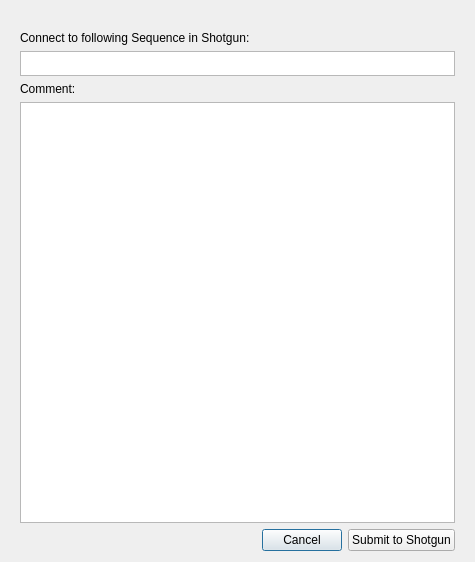
<?xml version="1.0" encoding="UTF-8"?>
<ui version="4.0">
 <class>SubmitDialog</class>
 <widget class="QDialog" name="SubmitDialog">
  <property name="geometry">
   <rect>
    <x>0</x>
    <y>0</y>
    <width>475</width>
    <height>562</height>
   </rect>
  </property>
  <property name="windowTitle">
   <string>Submit to Shotgun</string>
  </property>
  <layout class="QVBoxLayout" name="verticalLayout">
   <property name="leftMargin">
    <number>20</number>
   </property>
   <property name="rightMargin">
    <number>20</number>
   </property>
   <item>
    <widget class="QLabel" name="label">
     <property name="text">
      <string/>
     </property>
     <property name="pixmap">
      <pixmap resource="resources.qrc">:/tk-flame-review/ui_splash.png</pixmap>
     </property>
    </widget>
   </item>
   <item>
    <widget class="QLabel" name="label_2">
     <property name="text">
      <string>Connect to following Sequence in Shotgun:</string>
     </property>
    </widget>
   </item>
   <item>
    <widget class="QPlainTextEdit" name="shotgun_sequencename">
     <property name="minimumSize">
      <size>
       <width>0</width>
       <height>25</height>
      </size>
     </property>
     <property name="maximumSize">
      <size>
       <width>16777215</width>
       <height>25</height>
      </size>
     </property>
    </widget>
   </item>
   <item>
    <widget class="QLabel" name="label_3">
     <property name="text">
      <string>Comment:</string>
     </property>
    </widget>
   </item>
   <item>
    <widget class="QPlainTextEdit" name="comments">
     <property name="minimumSize">
      <size>
       <width>300</width>
       <height>100</height>
      </size>
     </property>
    </widget>
   </item>
   <item>
    <layout class="QHBoxLayout" name="horizontalLayout">
     <item>
      <spacer name="horizontalSpacer">
       <property name="orientation">
        <enum>Qt::Horizontal</enum>
       </property>
       <property name="sizeHint" stdset="0">
        <size>
         <width>368</width>
         <height>20</height>
        </size>
       </property>
      </spacer>
     </item>
     <item>
      <widget class="QPushButton" name="cancel">
       <property name="text">
        <string>Cancel</string>
       </property>
      </widget>
     </item>
     <item>
      <widget class="QPushButton" name="submit">
       <property name="text">
        <string>Submit to Shotgun</string>
       </property>
      </widget>
     </item>
    </layout>
   </item>
  </layout>
  <zorder>comments</zorder>
  <zorder>label</zorder>
  <zorder>label_2</zorder>
  <zorder>shotgun_sequencename</zorder>
  <zorder>label_3</zorder>
 </widget>
 <resources>
  <include location="resources.qrc"/>
 </resources>
 <connections/>
</ui>
